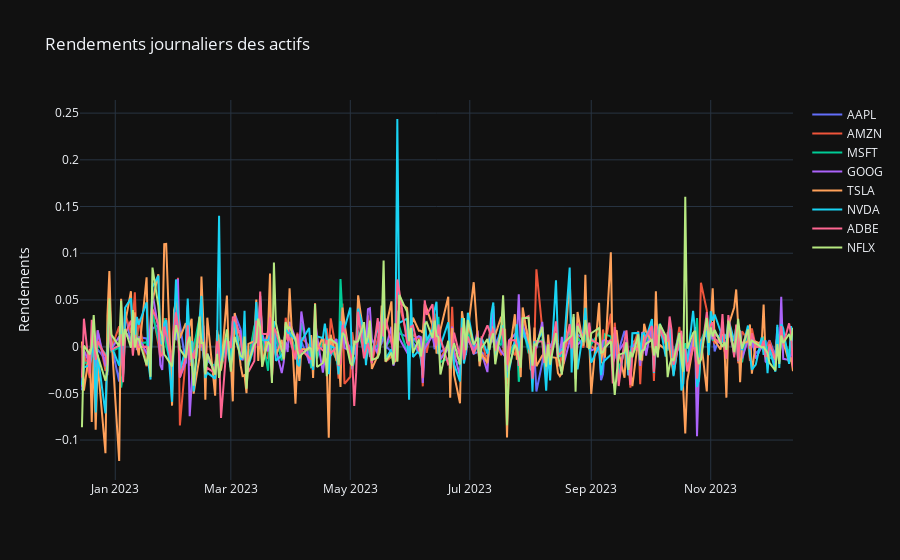

The notebook cell saved with this chart:
### Code cell
returns = compute_portfolio_return(data)
# Affichage des rendements journaliers
fig = go.Figure()
for a in assets:
    fig.add_trace(go.Scatter(x=returns.index, y=returns[a], name=a))
fig.update_layout(title='Rendements journaliers des actifs', yaxis_title='Rendements')
fig.show()
pio.write_image(fig, 'image.png',scale=6, width=1080, height=300)

### Figure 1 — Plotly figure (JSON) as saved in the notebook; plotly's stock layout.template omitted (floating-point values rounded to 4 significant figures; data arrays with more than 128 entries replaced by an {"elided": "..."} marker saying what was removed)
{"data": [{"name": "AAPL", "type": "scatter", "x": {"elided": "251 str values"}, "y": {"elided": "251 float values"}}, {"name": "AMZN", "type": "scatter", "x": {"elided": "251 str values"}, "y": {"elided": "251 float values"}}, {"name": "MSFT", "type": "scatter", "x": {"elided": "251 str values"}, "y": {"elided": "251 float values"}}, {"name": "GOOG", "type": "scatter", "x": {"elided": "251 str values"}, "y": {"elided": "251 float values"}}, {"name": "TSLA", "type": "scatter", "x": {"elided": "251 str values"}, "y": {"elided": "251 float values"}}, {"name": "NVDA", "type": "scatter", "x": {"elided": "251 str values"}, "y": {"elided": "251 float values"}}, {"name": "ADBE", "type": "scatter", "x": {"elided": "251 str values"}, "y": {"elided": "251 float values"}}, {"name": "NFLX", "type": "scatter", "x": {"elided": "251 str values"}, "y": {"elided": "251 float values"}}], "layout": {"title": {"text": "Rendements journaliers des actifs"}, "yaxis": {"title": {"text": "Rendements"}}}}
